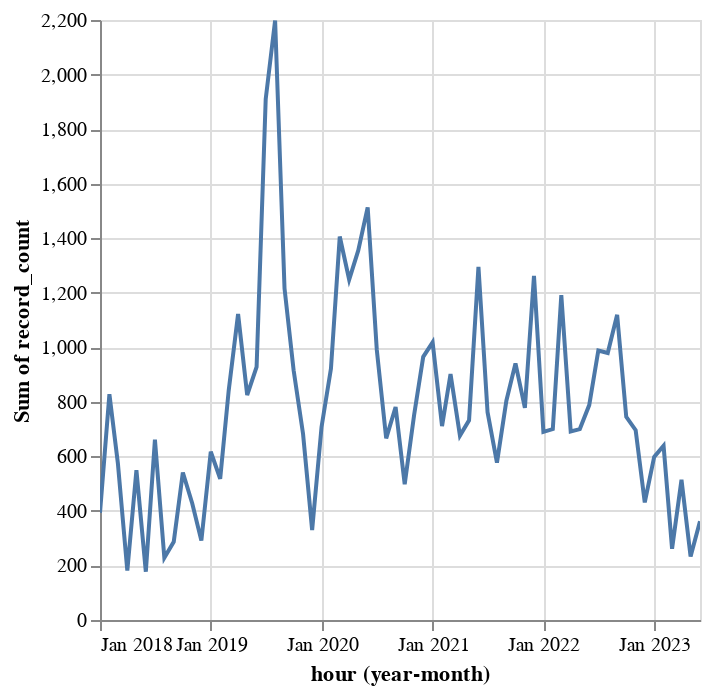

Source (notebook cell):
### Code cell
alt.Chart(datos).mark_line().encode(
    x = alt.X('yearmonth(hour)'),
    y = alt.Y('sum(record_count)')
).interactive()

### Figure 1 — Vega-Lite specification as saved in the notebook (floating-point values rounded to 4 significant figures; data arrays with more than 128 entries replaced by an {"elided": "..."} marker saying what was removed)
{"config": {"view": {"continuousWidth": 300, "continuousHeight": 300}}, "data": {"name": "data-542d8126c2307f7c091cd3257c1c14f2"}, "mark": {"type": "line"}, "encoding": {"x": {"field": "hour", "timeUnit": "yearmonth", "type": "temporal"}, "y": {"aggregate": "sum", "field": "record_count", "type": "quantitative"}}, "params": [{"name": "param_1", "select": {"type": "interval", "encodings": ["x", "y"]}, "bind": "scales"}], "$schema": "https://vega.github.io/schema/vega-lite/v5.17.0.json", "datasets": {"data-542d8126c2307f7c091cd3257c1c14f2": {"elided": "8285 records"}}}
